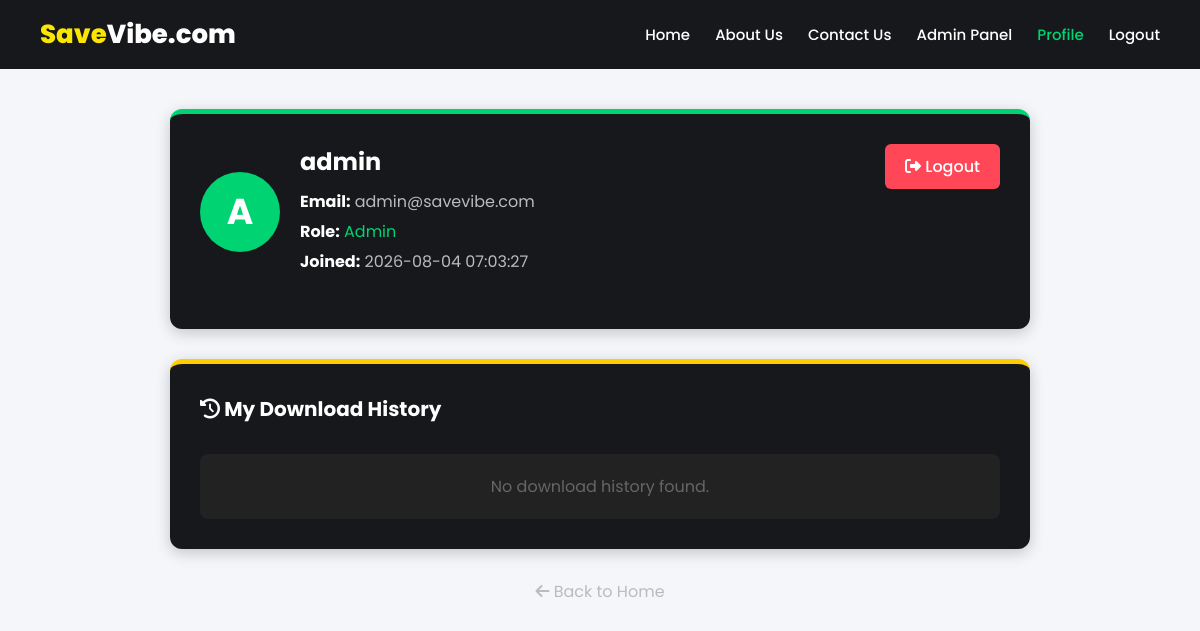
Screenshot of /profile (signed in) with the database file from the repository.
### tables this page shows
CREATE TABLE users (
            id INTEGER PRIMARY KEY AUTOINCREMENT,
            username TEXT UNIQUE NOT NULL,
            email TEXT UNIQUE NOT NULL,
            password_hash TEXT NOT NULL,
            role TEXT DEFAULT 'user',
            created_at DATETIME DEFAULT CURRENT_TIMESTAMP
        );

### app.py (the view)
@app.route('/profile')
@login_required
def profile():
    conn = get_db_connection()
    user = conn.execute("SELECT * FROM users WHERE id = ?", (session['user_id'],)).fetchone()
    if not user:
        conn.close()
        session.clear()
        return redirect(url_for('login'))
    downloads = conn.execute("SELECT * FROM downloads WHERE username = ? ORDER BY id DESC LIMIT 50", (user['username'],)).fetchall()
    conn.close()
    return render_template('profile.html', user=user, downloads=downloads)

### app.py (called while the page is built)
def get_db_connection():
    conn = sqlite3.connect(DB_PATH)
    conn.row_factory = sqlite3.Row
    return conn

def login_required(f):
    @wraps(f)
    def decorated_function(*args, **kwargs):
        if "user_id" not in session:
            flash("Please log in to access this page.", "warning")
            return redirect(url_for("login"))
        return f(*args, **kwargs)
    return decorated_function

### templates/profile.html (shortened to what this page needs)
<!DOCTYPE html>
<html lang="en">
<head>
    <link rel="stylesheet" href="{{ url_for('static', filename='style.css') }}?v=2.0">
    <link rel="stylesheet" href="https://cdnjs.cloudflare.com/ajax/libs/font-awesome/6.4.0/css/all.min.css">
</head>
<body>
    <nav class="navbar">
        <div class="logo">
            <a href="/" class="logo-link"><span class="logo-yellow">Save</span><span class="logo-white">Vibe.com</span></a>
        </div>
        <div class="nav-menu">
            <a href="/">Home</a>
            <a href="/about">About Us</a>
            <a href="/contact">Contact Us</a>
            {% if session.get('role') == 'admin' %}
                <a href="/admin">Admin Panel</a>
            {% endif %}
            <a href="/profile" class="active">Profile</a>
            <a href="/logout">Logout</a>
        </div>
    </nav>
    <div class="container profile-wrapper">
        <div class="profile-card">
            <div style="display: flex; justify-content: space-between; align-items: flex-start;">
                <div class="profile-header-info">
                    <div class="profile-avatar-large">{{ user['username'][0] }}</div>
                    <div class="profile-details">
                        <h2 style="margin: 0 0 10px 0;">{{ user['username'] }}</h2>
                        <p><strong>Email:</strong> {{ user['email'] }}</p>
                        <p><strong>Role:</strong> <span style="color: #00d372;">{{ user['role'] | capitalize }}</span></p>
                        <p><strong>Joined:</strong> {{ user['created_at'] }}</p>
                    </div>
                </div>
                <a href="{{ url_for('logout') }}" class="btn-logout"><i class="fas fa-sign-out-alt"></i> Logout</a>
            </div>
        </div>
        <div class="history-card">
            <h2 style="margin-bottom: 10px; font-size: 20px;"><i class="fas fa-history"></i> My Download History</h2>
            {% if downloads %}
                <div style="overflow-x: auto;">
                    <table class="history-table">
                        <thead>
                            <tr>
                                <th>#</th>
                                <th>Video Title</th>
                                <th>Date & Time</th>
                            </tr>
                        </thead>
                        <tbody>
                            {% for item in downloads %}
                                <tr>
                                    <td>{{ loop.index }}</td>
                                    <td>{{ item['video_title'] }}</td>
                                    <td>{{ item['timestamp'] }}</td>
                                </tr>
                            {% endfor %}
                        </tbody>
                    </table>
                </div>
            {% else %}
                <p style="text-align: center; color: #666; margin-top: 30px; padding: 20px; background: #222; border-radius: 8px;">No download history found.</p>
            {% endif %}
        </div>
        <div style="text-align: center; margin-bottom: 30px;">
            <a href="/" style="color: #bbb; text-decoration: none;"><i class="fas fa-arrow-left"></i> Back to Home</a>
        </div>
    </div>
</body>
</html>

### static/style.css (style rules this page uses)
* { margin: 0; padding: 0; box-sizing: border-box; font-family: 'Poppins', sans-serif; }
body { background-color: #f4f6f9; color: #333; }
.container { max-width: 1200px; margin: 0 auto; padding: 0 20px; }
.navbar { background: #17181c; display: flex; justify-content: space-between; align-items: center; padding: 15px 40px; }
.logo { font-size: 26px; font-weight: 800; }
.logo-link { text-decoration: none; }
.logo-yellow, .text-yellow { color: #fbe602; }
.logo-white, .text-white { color: #fff; }
.nav-menu { display: flex; align-items: center; gap: 25px; }
.nav-menu > a { color: #fff; text-decoration: none; font-size: 15px; font-weight: 500; transition: 0.2s; }
.nav-menu > a:hover, .nav-menu > a.active { color: #00d372; }

### templates/profile.html (style rules this page uses)
.profile-wrapper { max-width: 900px; margin: 40px auto; display: flex; flex-direction: column; gap: 30px; }
.profile-card { background: #17181c; padding: 30px; border-radius: 12px; box-shadow: 0 4px 15px rgba(0,0,0,0.2); border-top: 5px solid #00d372; color: #fff; }
.profile-header-info { display: flex; align-items: center; gap: 20px; margin-bottom: 20px; }
.profile-avatar-large { width: 80px; height: 80px; background: #00d372; color: #fff; border-radius: 50%; display: flex; align-items: center; justify-content: center; font-size: 36px; font-weight: 700; text-transform: uppercase; }
.profile-details p { margin: 5px 0; color: #bbb; }
.profile-details strong { color: #fff; }
.history-card { background: #17181c; padding: 30px; border-radius: 12px; box-shadow: 0 4px 15px rgba(0,0,0,0.2); border-top: 5px solid #ffcc00; color: #fff; }
.btn-logout { background: #ff4757; color: white; padding: 10px 20px; border-radius: 6px; text-decoration: none; font-weight: 500; transition: 0.3s; }

### rows the page displays
users: username "A", username "admin", email "admin@savevibe.com", role "Admin", created_at "2026-08-04 07:03:27"
